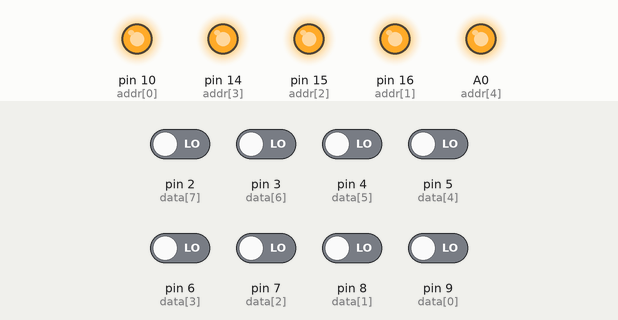
Simulated run of this program. Board: SparkFun Pro Micro, built with avr-gcc and run on an emulated ATmega32U4. Shown: output pins drawn as LEDs (lit = HIGH). The test bench sets the inputs (shaded band); at power-on: pin 2 (data[7]), pin 3 (data[6]), pin 4 (data[5]), pin 5 (data[4]), pin 6 (data[3]), pin 7 (data[2]), pin 8 (data[1]), pin 9 (data[0]) LOW. What the program prints to the serial monitor is not drawn.

Above: at 0.1 s.
Timing chart, 0 to 1.6 s (numbered marks = the images above):
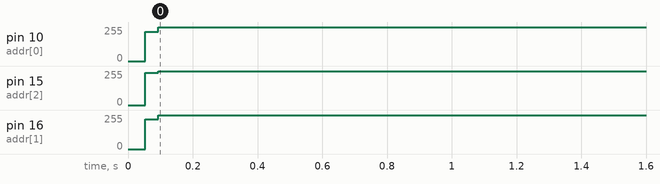

Measured:
- by itself, pin 10 (addr[0]), pin 15 (addr[2]), pin 16 (addr[1]): 0/255 → 255/255 at 0.05 s

The program:

main.cpp
```cpp
#include <Arduino.h>

static const uint8_t data[] = { 9, 8, 7, 6, 5, 4, 3, 2 };
static const uint8_t addr[] = { 10, 16, 15, 14, A0 };

void write_addr(uint8_t a) {
    digitalWrite(addr[0], a & 0x01);
    digitalWrite(addr[1], a & 0x02);
    digitalWrite(addr[2], a & 0x04);
    digitalWrite(addr[3], a & 0x08);
    digitalWrite(addr[4], a & 0x10);
}

uint8_t read_data() {
    return
        ( digitalRead(data[0]) ? 0x01 : 0 ) |
        ( digitalRead(data[1]) ? 0x02 : 0 ) |
        ( digitalRead(data[2]) ? 0x04 : 0 ) |
        ( digitalRead(data[3]) ? 0x08 : 0 ) |
        ( digitalRead(data[4]) ? 0x10 : 0 ) |
        ( digitalRead(data[5]) ? 0x20 : 0 ) |
        ( digitalRead(data[6]) ? 0x40 : 0 ) |
        ( digitalRead(data[7]) ? 0x80 : 0 );
}

void scan_prom(void) {

    for ( uint8_t a = 0; a < 0x20; a++ ) {
        write_addr(a);
        Serial.print("0x");
        Serial.print(a, HEX);
        Serial.print("\t");
        uint8_t v = read_data();
        Serial.print("0x");
        Serial.println(v, HEX );
    }
}

void setup(void) {

    Serial.begin(115200);
    while ( !Serial )
        ;

    Serial.println("DAI RGB CARD PROM READER");
    Serial.println("\nAddress\tData");

    for ( uint8_t pin : data ) {
        pinMode( pin, INPUT );
    }
    for ( uint8_t pin : addr ) {
        pinMode( pin, OUTPUT );
    }

    scan_prom();

}

void loop(void) {


}
```
